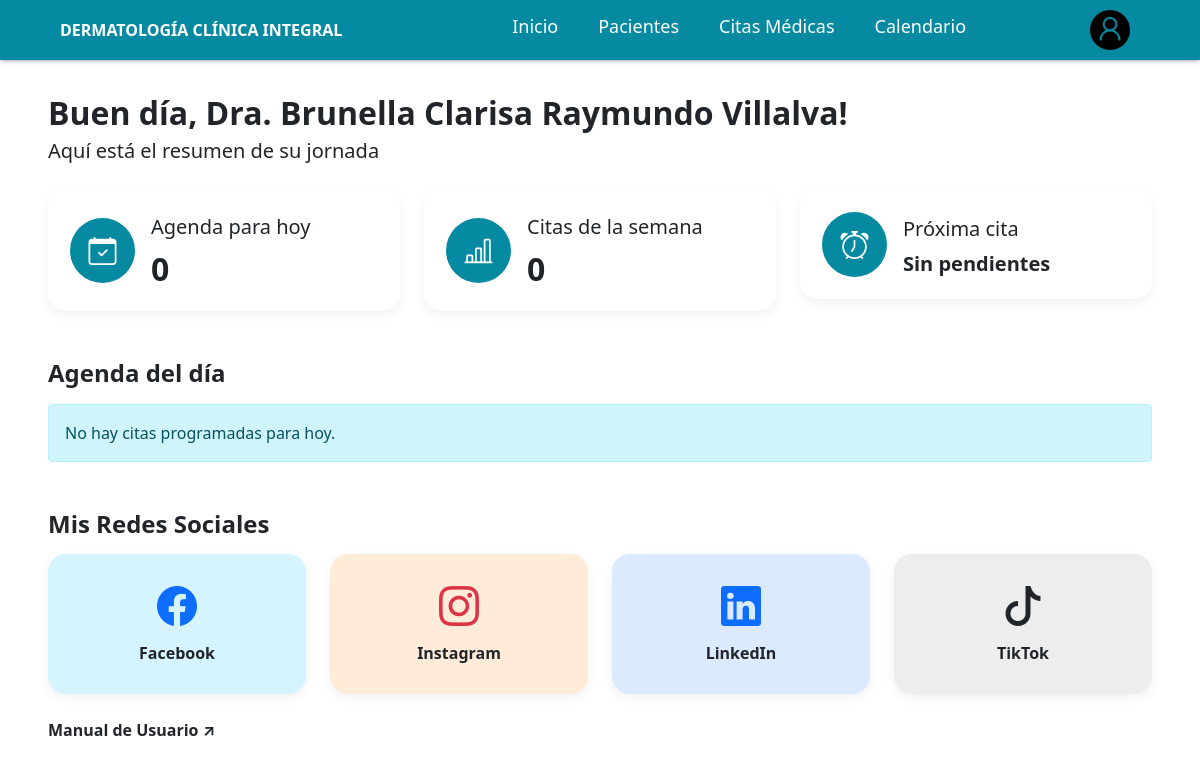
Page /clinica/ (signed in) on the earlier database version.
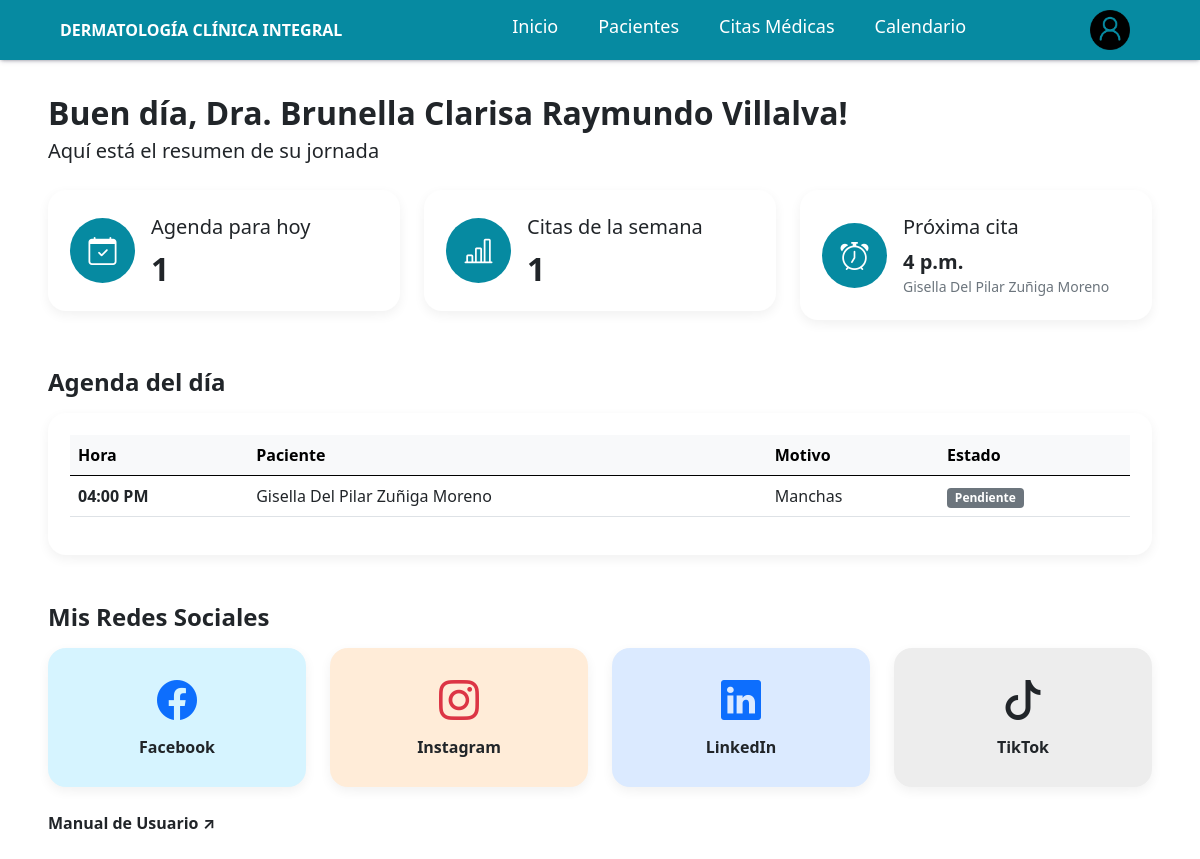
Same page on the later database version.
### clinica/models.py (models this page shows, shortened)
class Cita(models.Model):
    paciente = models.ForeignKey(Paciente, on_delete=models.CASCADE, related_name='citas')
    fecha = models.DateField(blank=True, null=True)
    hora = models.TimeField(blank=True, null=True)
    motivo = models.CharField(max_length=255, blank=True, null=True)
    estado = models.BooleanField(default=False, blank=True, null=True)  # False = programada, True = completada
    created_at = models.DateTimeField(auto_now_add=True)
    updated_at = models.DateTimeField(auto_now=True)

class Paciente(models.Model):
    TIPO_SANGRE_CHOICES = [
        ('A+', 'A+'),
        ('A-', 'A-'),
        ('B+', 'B+'),
        ('B-', 'B-'),
        ('AB+', 'AB+'),
        ('AB-', 'AB-'),
        ('O+', 'O+'),
        ('O-', 'O-'),
    ]
    nombre = models.CharField(max_length=100, blank=True, null=True)
    fecha_nacimiento = models.DateField(blank=True, null=True)
    email = models.CharField(max_length=100, blank=True, null=True)
    dni = models.CharField(max_length=100, blank=True, null=True)
    telefono = models.CharField(max_length=255, blank=True, null=True)
    direccion = models.CharField(max_length=100, blank=True, null=True)
    alergias_conocidas = models.CharField(max_length=255, blank=True, null=True)
    emfermedades_previas = models.CharField(max_length=255, blank=True, null=True)
    antecentes_quirurgicos = models.CharField(max_length=255, blank=True, null=True)
    antecedentes_familiares = models.CharField(max_length=255, blank=True, null=True)
    medicamentos_actuales = models.CharField(max_length=255, blank=True, null=True)
    habitos = models.CharField(max_length=255, blank=True, null=True)
    relato_clinico = models.TextField(blank=True, null=True)
    edad = models.CharField(max_length=255, blank=True, null=True)
    peso = models.CharField(max_length=50, blank=True, null=True)
    altura = models.CharField(max_length=50, blank=True, null=True)
    presion_arterial = models.CharField(max_length=50, blank=True, null=True)
    frecuencia_cardiaca = models.CharField(max_length=50, blank=True, null=True)
    frecuencia_respiratoria = models.CharField(max_length=50, blank=True, null=True)
    temperatura = models.CharField(max_length=50, blank=True, null=True)
    tipo_de_sangre = models.CharField(
        max_length=10,
        choices=TIPO_SANGRE_CHOICES,
        blank=True,
        null=True
    )
    descripcion_examen_fisico = models.TextField(blank=True, null=True)
    nombre_contacto_emergencia1 = models.CharField(max_length=100, blank=True, null=True)
    telefono_contacto_emergencia1 = models.CharField(max_length=15, blank=True, null=True)
    relacion_contacto_emergencia1 = models.CharField(max_length=50, blank=True, null=True)
    nombre_contacto_emergencia2 = models.CharField(max_length=100, blank=True, null=True)
    telefono_contacto_emergencia2 = models.CharField(max_length=15, blank=True, null=True)
    relacion_contacto_emergencia2 = models.CharField(max_length=50, blank=True, null=True)
    nombre_contacto_emergencia3 = models.CharField(max_length=100, blank=True, null=True)
    telefono_contacto_emergencia3 = models.CharField(max_length=15, blank=True, null=True)
    relacion_contacto_emergencia3 = models.CharField(max_length=50, blank=True, null=True)
    created_at = models.DateTimeField(auto_now_add=True)
    updated_at = models.DateTimeField(auto_now=True)

### clinica/views.py (the view)
# urls.py: path('', views.home, name='home'),
@login_required
def home(request):
    hoy = date.today()
    inicio_semana = hoy - timedelta(days=hoy.weekday())
    fin_semana = inicio_semana + timedelta(days=6)
    citas_hoy = Cita.objects.filter(fecha=hoy).order_by("hora")
    citas_semana = Cita.objects.filter(
        fecha__range=[inicio_semana, fin_semana]
    ).order_by("fecha", "hora")
    proxima_cita = citas_hoy.first() if citas_hoy.exists() else None
    return render(request, "clinica/home.html", {
        "citas_hoy": citas_hoy,
        "citas_semana": citas_semana,
        "proxima_cita": proxima_cita,
    })

### templates/clinica/home.html (shortened to what the changed rows need)
{% extends "../base.html" %}
{% load static %}
{% block body %}
{% include "../components/navbar.html" %}
<div class="py-4 fade-in px-5" style="">
    <h2 class="fw-bold mb-1">Buen día, Dra. Brunella Clarisa Raymundo Villalva!</h2>
    <div class="row g-4">
        <div class="col-md-4">
            <div class="card-modern">
                <div class="d-flex align-items-center">
                    <div>
                        <p class="mb-2 fs-5">Agenda para hoy</p>
                        <h2 class="fw-bold mb-0">{{ citas_hoy|length }}</h2>
                    </div>
                </div>
            </div>
        </div>
        <div class="col-md-4">
            <div class="card-modern">
                <div class="d-flex align-items-center">
                    <div>
                        <p class="mb-2 fs-5">Citas de la semana</p>
                        <h2 class="fw-bold mb-0">{{ citas_semana|length }}</h2>
                    </div>
                </div>
            </div>
        </div>
        <div class="col-md-4">
            <div class="card-modern">
                <div class="d-flex align-items-center">
                    <div>
                        <p class="mb-2 fs-5">Próxima cita</p>
                        {% if proxima_cita %}
                            <h5 class="fw-bold mb-0">{{ proxima_cita.hora }}</h5>
                            <small class="text-muted">{{ proxima_cita.paciente.nombre }}</small>
                        {% else %}
                            <h5 class="fw-bold mb-0">Sin pendientes</h5>
                        {% endif %}
                    </div>
                </div>
            </div>
        </div>
    </div>
    <div class="mt-5 fade-in">
        <h4 class="fw-bold mb-3">Agenda del día</h4>
        {% if citas_hoy %}
            <div class="card-modern">
                <table class="table table-hover table-modern">
                    <thead class="table-light">
                        <tr>
                            <th>Hora</th>
                            <th>Paciente</th>
                            <th>Motivo</th>
                            <th>Estado</th>
                        </tr>
                        </thead>
                        <tbody>
                            {% for c in citas_hoy %}
                            <tr onclick="window.location.href='/clinica/atender_cita/{{ c.id }}/'" style="cursor: pointer;">
                                <td class="fw-bold">{{ c.hora|time:"h:i A" }}</td>
                                <td>{{ c.paciente.nombre }}</td>
                                <td>{{ c.motivo }}</td>
                                <td>
                                    {% if c.estado %}
                                        <span class="badge bg-success">Completada</span>
                                    {% else %}
                                        <span class="badge bg-secondary">Pendiente</span>
                                    {% endif %}
                                </td>
                            </tr>
                        {% endfor %}
                    </tbody>
                </table>
            </div>
        {% else %}
            <div class="alert alert-info">No hay citas programadas para hoy.</div>
        {% endif %}
    </div>
</div>
{% endblock %}

Differences in the rows shown:
added Cita: hora "4 p.m.", paciente.nombre "Gisella Del Pilar Zuñiga Moreno", hora "04:00 PM", motivo "Manchas", estado "Pendiente"
Other differences:
{{ citas_hoy|length }}: "0" → "1"
{{ citas_semana|length }}: "0" → "1"
text no longer shown: "Sin pendientes No hay citas programadas para hoy."
text now shown: "Hora Paciente Motivo Estado"
